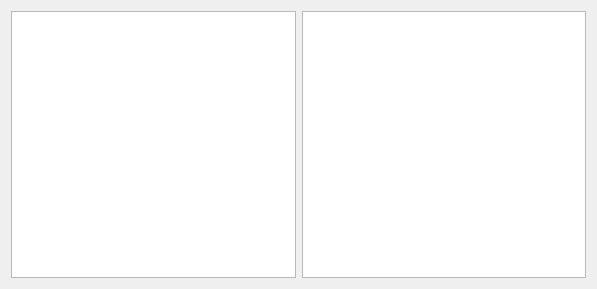
<?xml version="1.0" encoding="UTF-8"?>
<ui version="4.0">
 <class>Widget</class>
 <widget class="QWidget" name="Widget">
  <property name="geometry">
   <rect>
    <x>0</x>
    <y>0</y>
    <width>597</width>
    <height>289</height>
   </rect>
  </property>
  <property name="windowTitle">
   <string>Widget</string>
  </property>
  <layout class="QHBoxLayout" name="horizontalLayout">
   <item>
    <widget class="QTreeView" name="treeView"/>
   </item>
   <item>
    <widget class="QListView" name="listView"/>
   </item>
  </layout>
 </widget>
 <resources/>
 <connections/>
</ui>
